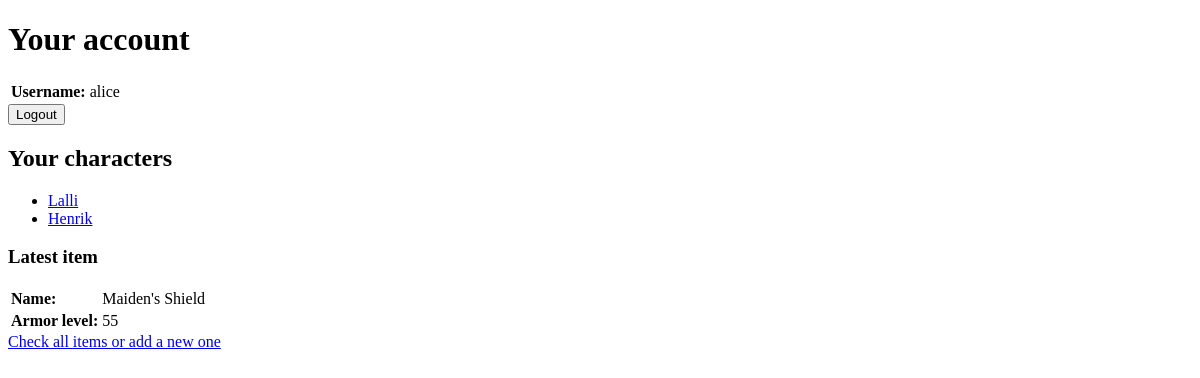
The page / (signed in) on the database as committed earlier.
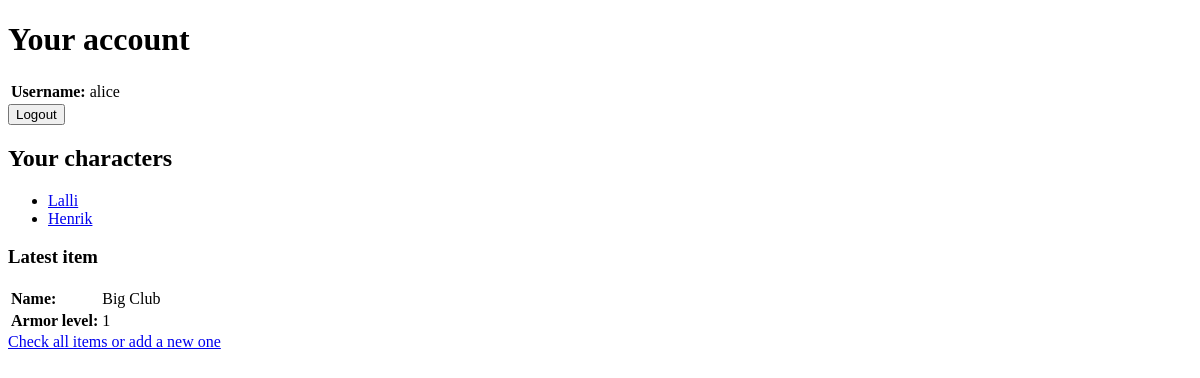
The same page on the database as committed later.
### inventory/models.py (models this page shows, shortened)
class Item(models.Model):
	name = models.CharField(max_length=200)
	armor_level = models.IntegerField(default=0)
	characters = models.ManyToManyField(Character, blank=True)
	def __str__(self):
		return self.name

### inventory/views.py (the view)
# urls.py: path('', views.index, name='index'),
@login_required
def index(request):
	characters = Character.objects.filter(user = request.user)
	latest_added_item = Item.objects.last()
	return render(request, 'inventory/index.html', {'characters': characters, 'latest_item': latest_added_item})

### inventory/models.py (called while the page is built)
	def __str__(self):
		return self.name

### inventory/templates/inventory/index.html (shortened to what this page needs)
<!DOCTYPE html>
<html xmlns="http://www.w3.org/1999/xhtml">
	<head>
	</head>
	<body>
		<h1>Your account</h1>
		<table>
			<tr>
			<th style="text-align:left">Username: <td>{{user.username}}
		</table>
		<form action='logout/' method="POST">
			<input type="submit" value="Logout"/>
		</form>
		<h2>Your characters</h2>
			<ul>
				{% for character in characters %}
				<li><a href='/characters/{{character.id}}'>{{character}}</a></li>
				{% endfor %}
			</ul>
		<h3>Latest item</h3>
			<table>
				<tr>
					<th style="text-align:left">Name: <td>{{latest_item}}
				<tr>
					<th style="text-align:left">Armor level: <td>{{latest_item.armor_level}}</td>
			</table>
			<a href='/items/'>Check all items or add a new one</a>
	</body>
</html>

Rows that differ between the two databases and show on the page:
no longer on this page (row unchanged): Item: name "Maiden's Shield", armor_level "55"
added Item: name "Big Club", armor_level "1"
